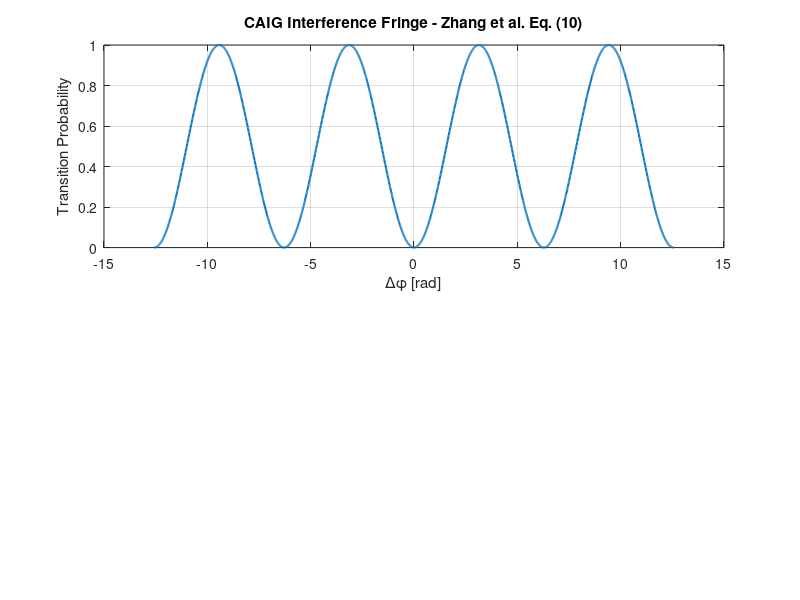

Reproduce this figure in MATLAB. (Note: this script raises an error after producing the figure.)
clear;
clc;
close all;

%% ========================================================================
%  TEST - CAIG phase-to-population conversion
%
%  Main model:
%  Zhang et al. (2019)
%
%  Eq. (10):
%
%       P = 1/2 * (1 - cos(DeltaPhi))
%
%  Purpose:
%
%  1) Verify the periodic behavior of the transition probability.
%  2) Show the 2*pi phase ambiguity.
%  3) Show that +phi and -phi produce the same probability.
%  4) Demonstrate why P -> phi is not uniquely invertible.
%
%  No external experimental parameters are used in this test.
%
% ========================================================================


%% 1. Generate phase sweep

% Test phase range:
%
% -4*pi to +4*pi
%
% This is only a simulation choice used to visualize several
% interference fringes.

phi = linspace(-4*pi,4*pi,2000).';


%% 2. Transition probability
%
% Zhang et al. Eq. (10)

P = 0.5*(1 - cos(phi));


%% 3. Attempt to recover phase from probability
%
% From:
%
% P = 1/2*(1-cos(phi))
%
% we obtain:
%
% cos(phi) = 1 - 2P
%
% therefore:
%
% phi = acos(1-2P)
%
% HOWEVER:
%
% acos returns only its principal value in [0,pi].
% Therefore this does NOT uniquely recover the original phase.

phiRecovered = acos(1 - 2*P);


%% 4. Demonstrate sign ambiguity

phiA = pi/3;
phiB = -pi/3;

PA = 0.5*(1 - cos(phiA));
PB = 0.5*(1 - cos(phiB));


%% 5. Demonstrate 2*pi ambiguity

phiC = pi/3;
phiD = pi/3 + 2*pi;

PC = 0.5*(1 - cos(phiC));
PD = 0.5*(1 - cos(phiD));


%% 6. Display numerical examples

fprintf('\n============================================\n');
fprintf('PHASE DETECTION TEST\n');
fprintf('============================================\n');

fprintf('\nSign ambiguity:\n');

fprintf('phiA = %+8.5f rad -> P = %.6f\n',...
        phiA,PA);

fprintf('phiB = %+8.5f rad -> P = %.6f\n',...
        phiB,PB);


fprintf('\n2*pi ambiguity:\n');

fprintf('phiC = %+8.5f rad -> P = %.6f\n',...
        phiC,PC);

fprintf('phiD = %+8.5f rad -> P = %.6f\n',...
        phiD,PD);


%% 7. Plot transition probability

figure;

subplot(2,1,1)

plot(phi,P,'LineWidth',1.5)

grid on

xlabel('\Delta\phi [rad]')
ylabel('Transition Probability')

title('CAIG Interference Fringe - Zhang et al. Eq. (10)')

xline(-2*pi,'--')
xline(0,'--')
xline(2*pi,'--')


%% 8. Plot attempted phase recovery

subplot(2,1,2)

plot(phi,phiRecovered,'LineWidth',1.5)

grid on

xlabel('True phase \Delta\phi [rad]')
ylabel('Recovered phase [rad]')

title('Phase Recovered Using acos(1 - 2P)')
